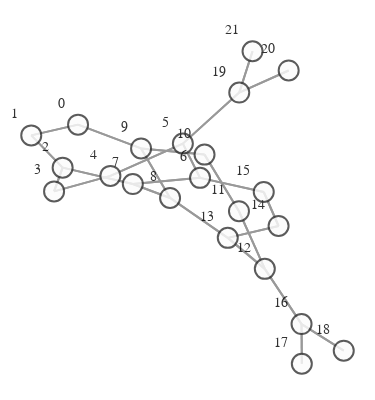

The code cell stored with this chart in its notebook:
### Markdown cell above
#  **GRAPH VISUALIZATION EXAMPLE**

### Code cell
import networkx as nx
from visualize import GraphVisualization

def create_graph(graph):
    g = to_networkx(graph)
    pos = nx.spring_layout(g)
    vis = GraphVisualization(
        g,
        pos,
        node_text_position="top left",
        node_size=20,
    )
    fig = vis.create_figure()
    return fig


fig = create_graph(dataset[0])
fig.show()

### Figure 1 — Plotly figure (JSON) as saved in the notebook; plotly's stock layout.template omitted (floating-point values rounded to 4 significant figures; data arrays with more than 128 entries replaced by an {"elided": "..."} marker saying what was removed)
{"data": [{"hoverinfo": "none", "line": {"color": "#808080", "width": 2}, "mode": "lines", "opacity": 0.8, "type": "scatter", "x": {"elided": "150 float values"}, "y": {"elided": "150 float values"}}, {"hoverinfo": "text", "marker": {"color": "#fcfcfc", "colorbar": {"thickness": 15, "title": {"side": "right", "text": ""}, "xanchor": "left"}, "colorscale": [[0, "rgb(255,255,217)"], [0.125, "rgb(237,248,177)"], [0.25, "rgb(199,233,180)"], [0.375, "rgb(127,205,187)"], [0.5, "rgb(65,182,196)"], [0.625, "rgb(29,145,192)"], [0.75, "rgb(34,94,168)"], [0.875, "rgb(37,52,148)"], [1, "rgb(8,29,88)"]], "line": {"color": "#333333", "width": 2}, "reversescale": false, "showscale": false, "size": 20}, "mode": "markers+text", "opacity": 0.8, "text": ["0", "1", "2", "3", "4", "5", "6", "7", "8", "9", "10", "11", "12", "13", "14", "15", "16", "17", "18", "19", "20", "21"], "textfont": {"color": "#000000", "family": "Arial", "size": 14}, "textposition": "top left", "type": "scatter", "x": [-0.5179, -0.7189, -0.5841, -0.6209, -0.379, -0.0676, 0.006186, -0.2826, -0.1226, -0.2472, 0.0255, 0.1734, 0.2845, 0.1253, 0.3435, 0.2799, 0.4422, 0.4435, 0.6235, 0.1746, 0.3869, 0.2317], "y": [0.3798, 0.3179, 0.1318, -0.005337, 0.08415, 0.2703, 0.07274, 0.03713, -0.04314, 0.2426, 0.2068, -0.1198, -0.4524, -0.2735, -0.2049, -0.008837, -0.7711, -1, -0.9247, 0.5648, 0.6924, 0.8034]}], "layout": {"autosize": false, "height": 400, "hovermode": "closest", "margin": {"b": 5, "l": 0, "r": 0, "t": 20}, "paper_bgcolor": "rgba(255,255,255,255)", "plot_bgcolor": "rgba(0,0,0,0)", "scene": {"xaxis": {"autorange": true, "showgrid": false, "showline": false, "showticklabels": false, "ticks": "", "visible": false, "zeroline": false}, "yaxis": {"autorange": true, "showgrid": false, "showline": false, "showticklabels": false, "ticks": "", "visible": false, "zeroline": false}, "zaxis": {"autorange": true, "showgrid": false, "showline": false, "showticklabels": false, "ticks": "", "visible": false, "zeroline": false}}, "showlegend": false, "title": {"font": {"size": 16}, "text": ""}, "width": 375, "xaxis": {"autorange": true, "showgrid": false, "showline": false, "showticklabels": false, "ticks": "", "visible": false, "zeroline": false}, "yaxis": {"autorange": true, "showgrid": false, "showline": false, "showticklabels": false, "ticks": "", "visible": false, "zeroline": false}}}
